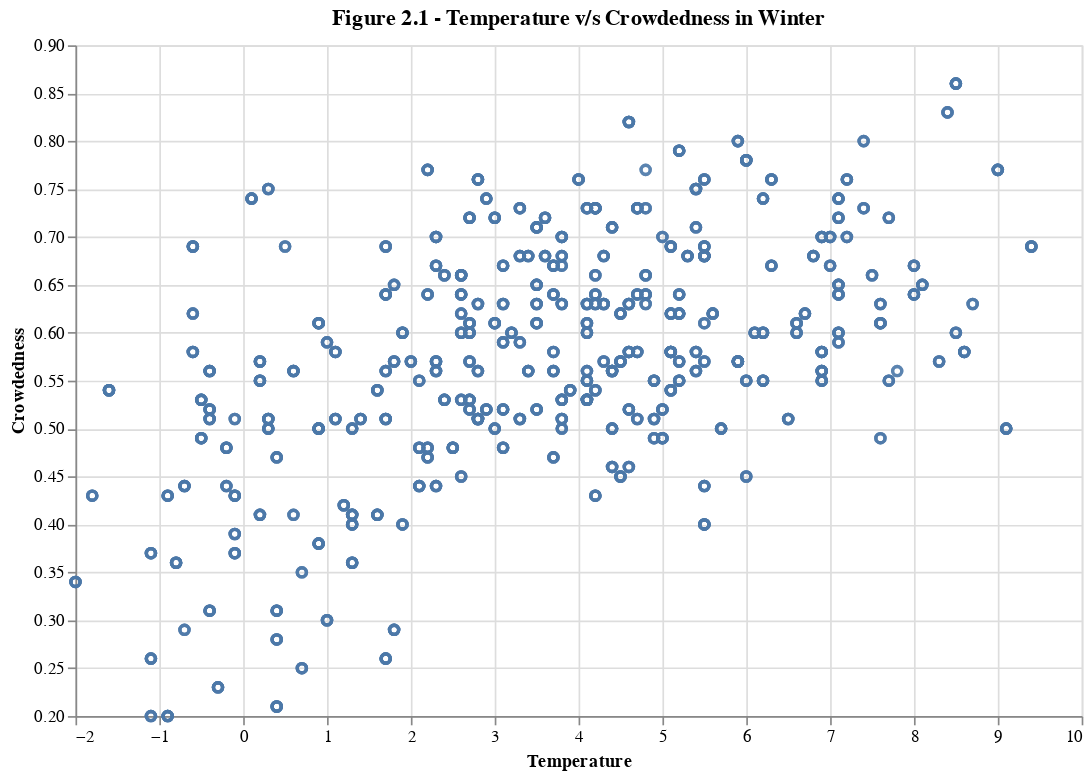

Notebook cell for this chart:
### Markdown cell above
We used 75% of the original dataset while training the model and tested the estimated accuracy of the model using the remaining 25% of the original dataset. As seen below, there is no missing value for both winter and summer datasets, which is good for us to start analysing them.

### Code cell
winter_temperature_plot = alt.Chart(golf_winter_train, title=" Figure 2.1 - Temperature v/s Crowdedness in Winter").mark_point().encode(
    x=alt.X('Temperature').title('Temperature').scale(zero=False),
    y=alt.Y('Crowdedness').title("Crowdedness").scale(zero=False),
).properties(width=600, height=400)

winter_temperature_plot

### Figure 1 — Vega-Lite specification as saved in the notebook (floating-point values rounded to 4 significant figures; data arrays with more than 128 entries replaced by an {"elided": "..."} marker saying what was removed)
{"config": {"view": {"continuousWidth": 300, "continuousHeight": 300}}, "data": {"name": "data-c5cc79fc0661f151fa7dbf1d933b4af6"}, "mark": {"type": "point"}, "encoding": {"x": {"field": "Temperature", "scale": {"zero": false}, "title": "Temperature", "type": "quantitative"}, "y": {"field": "Crowdedness", "scale": {"zero": false}, "title": "Crowdedness", "type": "quantitative"}}, "height": 400, "title": " Figure 2.1 - Temperature v/s Crowdedness in Winter", "width": 600, "$schema": "https://vega.github.io/schema/vega-lite/v5.16.3.json", "datasets": {"data-c5cc79fc0661f151fa7dbf1d933b4af6": {"elided": "1401 records"}}}
